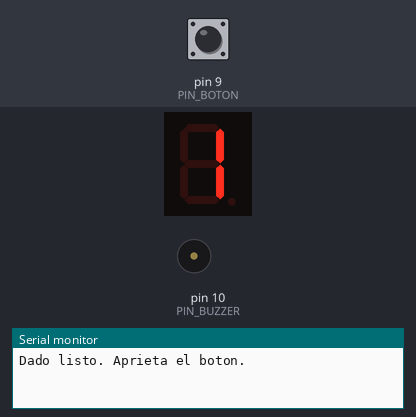
The sketch below on a simulated Arduino Uno, built with avr-gcc and run on an emulated ATmega328P. Shown: 1-digit seven-segment display, buzzer (waves = sounding), the last lines printed to the serial monitor. Wiring (inferred from the names in the program): 1-digit 7-segment display, segments lit when HIGH: segments pin 2, pin 3, pin 4, pin 5, pin 6, pin 7, pin 8. Inputs (shaded band) come from the test bench; at power-on: pin 9 (PIN_BOTON) HIGH. Random numbers use the default seed unless the sketch sets one; the segment pins are drawn as the display they are named for.

Above: at 0.1 s.
At 1.1 s:
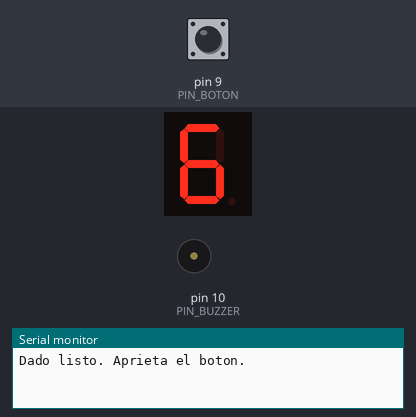
2.5 s: pin 9 (PIN_BOTON) pulled LOW for 0.15 s
At 4.37 s:
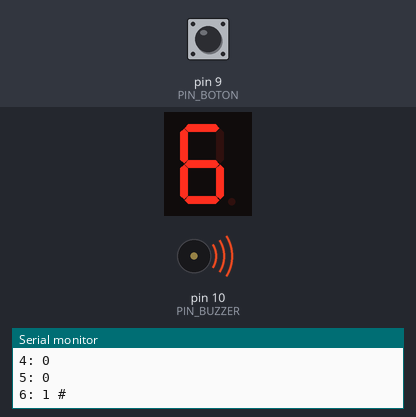
Timing chart, 0 to 5.9 s (numbered marks = the images above; inputs shaded):
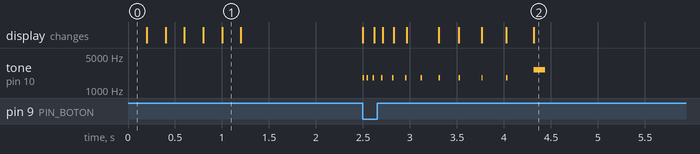

Measured:
- after the input at 2.5 s, tone on pin 10 (PIN_BUZZER): plays 1800 Hz for 0.02 s, 1800 Hz for 0.02 s, 1800 Hz for 0.02 s, 1800 Hz for 0.02 s, 1800 Hz for 0.02 s, 1800 Hz for 0.02 s … (12 notes in this stretch), starting at once; the display: first changes at once (image 2 shows a later state)

The sketch:

dado-electronico.ino
```cpp
// El dado electrónico
// El proyecto de fin de semana · Troxino.com
//
// Aprietas el botón, el display gira un momento y se queda en un número del 1 al 6.
// Cada tirada se cuenta y se manda al Monitor Serie para ver si el dado es justo.

const int SEGMENTOS[7] = {2, 3, 4, 5, 6, 7, 8};  // a, b, c, d, e, f, g (a D2 ... D8)
const int PIN_BOTON    = 9;                      // al otro lado del botón va GND
const int PIN_BUZZER   = 10;

// Qué segmentos prenden para cada número (1 = prendido), en orden a b c d e f g.
const byte NUMEROS[7][7] = {
  {0, 0, 0, 0, 0, 0, 0},  // 0: apagado
  {0, 1, 1, 0, 0, 0, 0},  // 1
  {1, 1, 0, 1, 1, 0, 1},  // 2
  {1, 1, 1, 1, 0, 0, 1},  // 3
  {0, 1, 1, 0, 0, 1, 1},  // 4
  {1, 0, 1, 1, 0, 1, 1},  // 5
  {1, 0, 1, 1, 1, 1, 1}   // 6
};

unsigned long cuenta[7];  // cuenta[1] = cuántas veces salió el 1, etc.
unsigned long tiradas = 0;

// Muestra un número (0 apaga el display).
void mostrar(int numero) {
  for (int i = 0; i < 7; i++) {
    digitalWrite(SEGMENTOS[i], NUMEROS[numero][i] ? HIGH : LOW);
  }
}

// El display "gira" por números al azar, cada vez más lento, y se queda en uno.
int tirar() {
  int final = random(1, 7);
  int espera = 40;
  while (espera < 300) {
    mostrar(random(1, 7));
    tone(PIN_BUZZER, 1800, 15);
    delay(espera);
    espera += 25;
  }
  mostrar(final);
  tone(PIN_BUZZER, 2600, 120);
  return final;
}

// Una línea por número: cuántas veces salió y una barrita para compararlas.
void mostrarCuenta() {
  Serial.print("Tirada ");
  Serial.println(tiradas);
  for (int n = 1; n <= 6; n++) {
    Serial.print(n);
    Serial.print(": ");
    Serial.print(cuenta[n]);
    Serial.print(" ");
    for (unsigned long i = 0; i < cuenta[n]; i++) {
      Serial.print("#");
    }
    Serial.println();
  }
}

void setup() {
  for (int i = 0; i < 7; i++) {
    pinMode(SEGMENTOS[i], OUTPUT);
  }
  pinMode(PIN_BOTON, INPUT_PULLUP);  // sin apretar = HIGH, apretado = LOW
  pinMode(PIN_BUZZER, OUTPUT);

  randomSeed(analogRead(A0));  // A0 sin conectar: ruido para variar la semilla
  Serial.begin(9600);
  Serial.println("Dado listo. Aprieta el boton.");

  // Prueba al arrancar: del 1 al 6.
  for (int n = 1; n <= 6; n++) {
    mostrar(n);
    delay(200);
  }
  mostrar(0);
}

void loop() {
  if (digitalRead(PIN_BOTON) == LOW) {
    randomSeed(micros());  // el momento exacto en que aprietas también cuenta
    int resultado = tirar();
    cuenta[resultado]++;
    tiradas++;
    mostrarCuenta();
    while (digitalRead(PIN_BOTON) == LOW) {
      delay(10);  // espera a que sueltes el botón
    }
    delay(50);
  }
}
```
